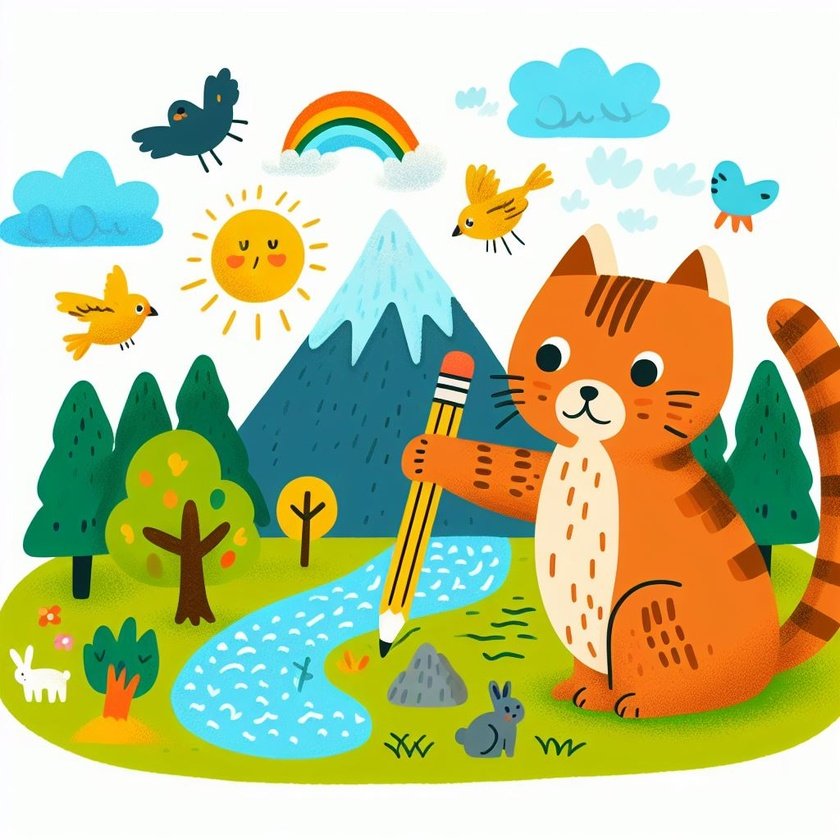
#> input picture Python/itzy.jpeg, 840 x 840 px, shrunk from 1024 x 1024 before the run
$ python script2.py
#> lines starting #> are read from the running program, lines starting #| are printed output that depends on the picture
import cv2
import matplotlib
import numpy as np
from matplotlib import pyplot as plt

imggambar= cv2.imread("itzy.jpeg",-1)
#> imggambar is the input picture: shape (840, 840, 3); mean B, G, R 150.5, 196.9, 189.4

height, width = imggambar.shape[:2]
#> height = 840; width = 840
qheight, qwidth = height / 4, width / 3
#> qheight = 210; qwidth = 280
T = np.float32([[1, 0, qwidth], [0, 1, qheight]])
#> T = [[1, 0, 280], [0, 1, 210]]
img_translation = cv2.warpAffine(imggambar, T, (width, height))
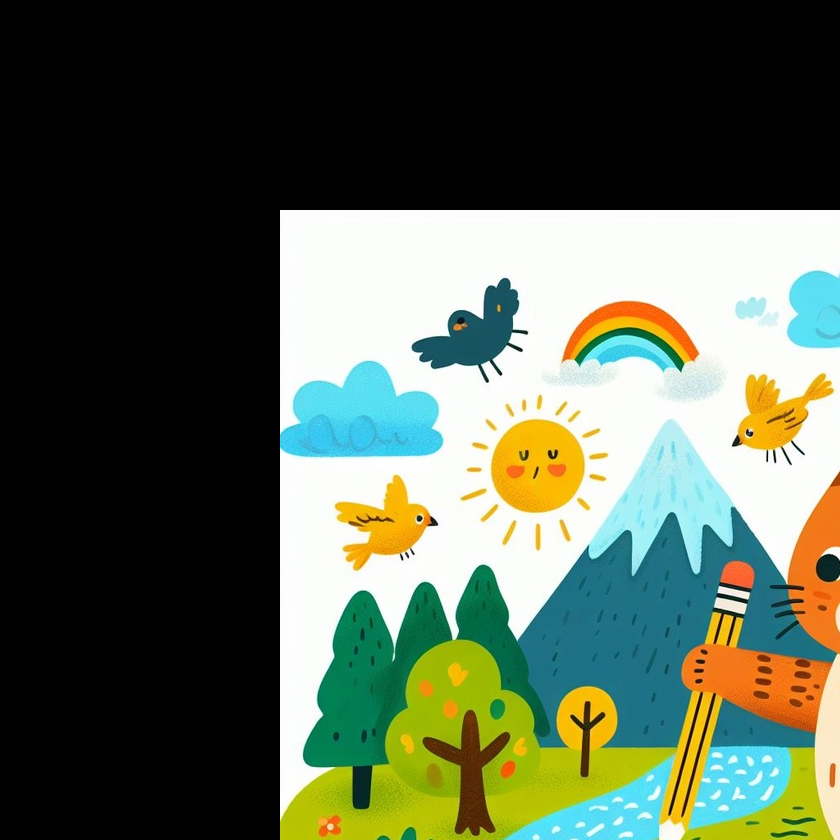
#> img_translation: shape (840, 840, 3); mean B, G, R 81.9, 99.8, 89.3
tampil_hor=np.concatenate((imggambar,img_translation),axis=1)
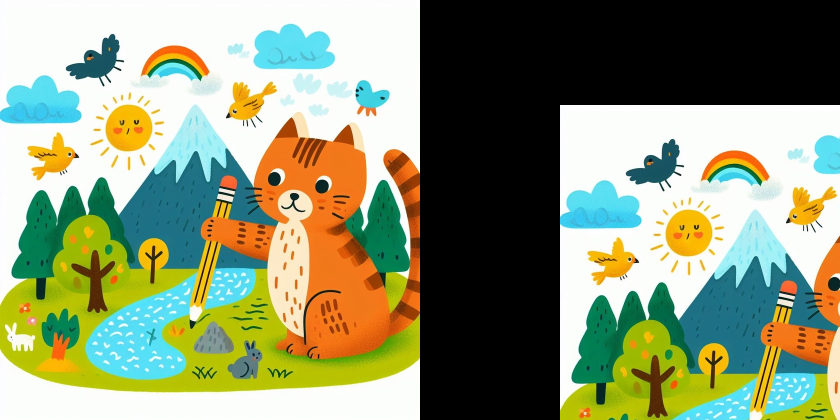
#> tampil_hor: shape (840, 1680, 3) (shown at 1/2 size); mean B, G, R 116.2, 148.3, 139.4
cv2.imshow('hasil',tampil_hor)
cv2.waitKey(0)
cv2.destroyAllWindows
